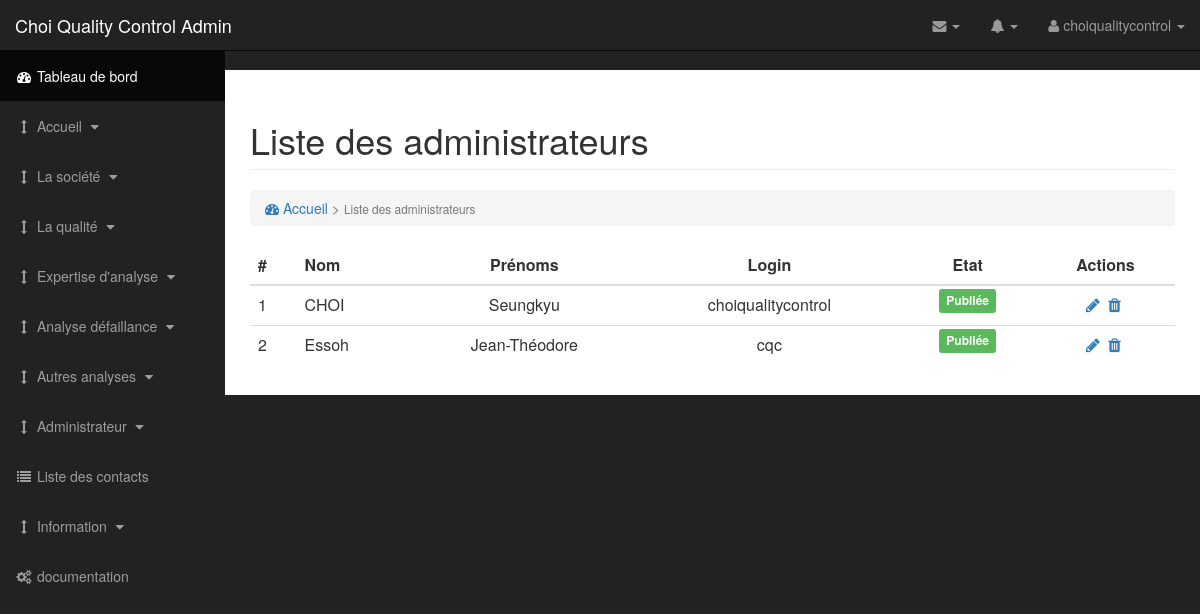
The app's page /admin/list-admin.php (signed in) with its own data.
### tables this page shows
CREATE TABLE IF NOT EXISTS `user` (
  `user_id` int(11) NOT NULL AUTO_INCREMENT,
  `user_nom` varchar(50) DEFAULT NULL,
  `user_prenom` varchar(50) DEFAULT NULL,
  `username` text NOT NULL,
  `password` varchar(200) NOT NULL,
  `user_date` datetime NOT NULL,
  `admin` tinyint(1) DEFAULT NULL,
  PRIMARY KEY (`user_id`)
);

### admin/process/t-list-admin.php (called while the page is built, shortened)
<?php
	require('config.php');
    $prestations = $db->prepare('SELECT * FROM user ORDER BY admin DESC');
    $prestations->execute();
 ?>

### admin/list-admin.php (the view, shortened to what this page needs)
<?php
    require('process/t-list-admin.php');
?>
<!DOCTYPE html>
<html lang="fr">
<head>
</head>
<body>
    <div id="wrapper">
        <nav class="navbar navbar-inverse navbar-fixed-top" role="navigation">
        </nav>
        <div id="page-wrapper">
            <div class="container-fluid">
                <div class="row">
                    <div class="col-lg-12">
                        <h1 class="page-header">
                            Liste des administrateurs
                        </h1>
                        <ol class="breadcrumb">
                            <li class="active">
                                <a href="\choiqualitycontrol\admin\index.php"><i class="fa fa-dashboard"></i> Accueil</a> > <small>Liste des administrateurs</small>
                            </li>
                        </ol>
                    </div>
                </div>
                <div class="row">
                    <div class="col-lg-12">
                        <table class="table striped-table">
                            <thead>
                                <tr>
                                    <th>#</th>
                                    <th>Nom </th>
                                    <th class="text-center">Prénoms</th>
                                    <th class="text-center">Login</th>
                                    <th class="text-center">Etat</th>
                                    <th class="text-center">Actions</th>
                                </tr>
                            </thead>
                            <tbody>
                                <?php while ($prest = $prestations->fetch()) { ?>
                                    <tr>
                                        <td><?= $prest['user_id']?></td>
                                        <td><?= $prest['user_nom']?></td>
                                        <td class="text-center"><?= $prest['user_prenom']?></td>
                                        <td class="text-center"><?= $prest['username']?></td>
                                        <td class="text-center">
                                            <?php
                                                if($prest['admin'] == 1){
                                                    echo '<span class="label label-success">Publiée</span>';
                                                }
                                                else{
                                                    echo '<span class="label label-warning">Non publiée</span>';
                                                }
                                            ?>
                                        </td>
                                        <td class="text-center">
                                            <span>
                                                <a role="button" title="Modifier l'administrateur" href="\choiqualitycontrol\admin\edit-admin.php?nom=<?= $prest['user_nom'];?>&id=<?= $prest['user_id']?>"
                                                   class="edit fa fa-pencil" id="edit-<?= $prest['user_id']?>"></a>
                                            </span>
                                            <span>
                                                <?php if ($prest['admin'] == 1) {?>
                                                <a role="button" title="Désactier l'administrateur" href="\choiqualitycontrol\admin\list-admin.php?act=disable&nom=<?= $prest['user_nom'];?>&id=<?= $prest['user_id']?>"
                                                   class="del fa fa-fw fa-trash" id="del-<?= $prest['user_id']?>"></a>
                                                <?php }else {?>
                                                <a role="button" title="Actier l'administrateur" href="\choiqualitycontrol\admin\list-admin.php?act=enable&nom=<?= $prest['user_nom'];?>&id=<?= $prest['user_id']?>"
                                                   class="del fa fa-fw fa-level-up" id="del-<?= $prest['user_id']?>"></a>
                                                <?php }?>
                                            </span>
                                        </td>
                                    </tr>
                                <?php } ?>
                            </tbody>
                        </table>
                    </div>
                </div>
            </div>
        </div>
    </div>
</body>
</html>

### assets/css/sb-admin.css (style rules this page uses)
body { margin-top: 100px; background-color: #222; }
@media (min-width:768px) { body { margin-top: 50px; } }
#wrapper { padding-left: 0; }
#page-wrapper { width: 100%; padding: 0; background-color: #fff; }
@media (min-width:768px) { #wrapper { padding-left: 225px; } }
@media (min-width:768px) { #page-wrapper { padding: 10px; } }
.top-nav { padding: 0 15px; }
.top-nav>li { display: inline-block; float: left; }
.top-nav>li>a { padding-top: 15px; padding-bottom: 15px; line-height: 20px; color: #999; }
@media (min-width:768px) { .side-nav { position: fixed; top: 51px; left: 225px; width: 225px; margin-left: -225px; border: none; border-radius: 0; overflow-y: auto; background-color: #222; bottom: 0; overflow-x: hidden; padding-bottom: 40px; } }
@media (min-width:768px) { .side-nav>li>a { width: 225px; } }

### assets/css/style-admin.css (style rules this page uses)
.text-center { text-align: center; }

### records on screen
user: user_id "1", user_nom "CHOI", user_prenom "Seungkyu", username "choiqualitycontrol", admin "Publiée"
user: user_id "2", user_nom "Essoh", user_prenom "Jean-Théodore", username "cqc", admin "Publiée"
